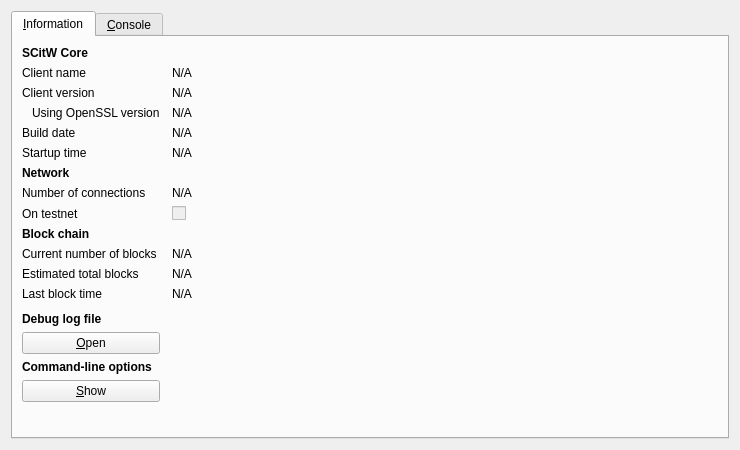
<?xml version="1.0" encoding="UTF-8"?>
<ui version="4.0">
 <class>RPCConsole</class>
 <widget class="QDialog" name="RPCConsole">
  <property name="geometry">
   <rect>
    <x>0</x>
    <y>0</y>
    <width>740</width>
    <height>450</height>
   </rect>
  </property>
  <property name="windowTitle">
   <string>SCitW - Debug window</string>
  </property>
  <layout class="QVBoxLayout" name="verticalLayout_2">
   <item>
    <widget class="QTabWidget" name="tabWidget">
     <property name="currentIndex">
      <number>0</number>
     </property>
     <widget class="QWidget" name="tab_info">
      <attribute name="title">
       <string>&amp;Information</string>
      </attribute>
      <layout class="QGridLayout" name="gridLayout" columnstretch="0,1">
       <property name="horizontalSpacing">
        <number>12</number>
       </property>
       <item row="0" column="0">
        <widget class="QLabel" name="label_9">
         <property name="font">
          <font>
           <weight>75</weight>
           <bold>true</bold>
          </font>
         </property>
         <property name="text">
          <string>SCitW Core</string>
         </property>
        </widget>
       </item>
       <item row="1" column="0">
        <widget class="QLabel" name="label_5">
         <property name="text">
          <string>Client name</string>
         </property>
        </widget>
       </item>
       <item row="1" column="1">
        <widget class="QLabel" name="clientName">
         <property name="cursor">
          <cursorShape>IBeamCursor</cursorShape>
         </property>
         <property name="text">
          <string>N/A</string>
         </property>
         <property name="textFormat">
          <enum>Qt::PlainText</enum>
         </property>
         <property name="textInteractionFlags">
          <set>Qt::LinksAccessibleByMouse|Qt::TextSelectableByKeyboard|Qt::TextSelectableByMouse</set>
         </property>
        </widget>
       </item>
       <item row="2" column="0">
        <widget class="QLabel" name="label_6">
         <property name="text">
          <string>Client version</string>
         </property>
        </widget>
       </item>
       <item row="2" column="1">
        <widget class="QLabel" name="clientVersion">
         <property name="cursor">
          <cursorShape>IBeamCursor</cursorShape>
         </property>
         <property name="text">
          <string>N/A</string>
         </property>
         <property name="textFormat">
          <enum>Qt::PlainText</enum>
         </property>
         <property name="textInteractionFlags">
          <set>Qt::LinksAccessibleByMouse|Qt::TextSelectableByKeyboard|Qt::TextSelectableByMouse</set>
         </property>
        </widget>
       </item>
       <item row="3" column="0">
        <widget class="QLabel" name="label_14">
         <property name="text">
          <string>Using OpenSSL version</string>
         </property>
         <property name="indent">
          <number>10</number>
         </property>
        </widget>
       </item>
       <item row="3" column="1">
        <widget class="QLabel" name="openSSLVersion">
         <property name="cursor">
          <cursorShape>IBeamCursor</cursorShape>
         </property>
         <property name="text">
          <string>N/A</string>
         </property>
         <property name="textFormat">
          <enum>Qt::PlainText</enum>
         </property>
         <property name="textInteractionFlags">
          <set>Qt::LinksAccessibleByMouse|Qt::TextSelectableByKeyboard|Qt::TextSelectableByMouse</set>
         </property>
        </widget>
       </item>
       <item row="4" column="0">
        <widget class="QLabel" name="label_12">
         <property name="text">
          <string>Build date</string>
         </property>
        </widget>
       </item>
       <item row="4" column="1">
        <widget class="QLabel" name="buildDate">
         <property name="cursor">
          <cursorShape>IBeamCursor</cursorShape>
         </property>
         <property name="text">
          <string>N/A</string>
         </property>
         <property name="textFormat">
          <enum>Qt::PlainText</enum>
         </property>
         <property name="textInteractionFlags">
          <set>Qt::LinksAccessibleByMouse|Qt::TextSelectableByKeyboard|Qt::TextSelectableByMouse</set>
         </property>
        </widget>
       </item>
       <item row="5" column="0">
        <widget class="QLabel" name="label_13">
         <property name="text">
          <string>Startup time</string>
         </property>
        </widget>
       </item>
       <item row="5" column="1">
        <widget class="QLabel" name="startupTime">
         <property name="cursor">
          <cursorShape>IBeamCursor</cursorShape>
         </property>
         <property name="text">
          <string>N/A</string>
         </property>
         <property name="textFormat">
          <enum>Qt::PlainText</enum>
         </property>
         <property name="textInteractionFlags">
          <set>Qt::LinksAccessibleByMouse|Qt::TextSelectableByKeyboard|Qt::TextSelectableByMouse</set>
         </property>
        </widget>
       </item>
       <item row="6" column="0">
        <widget class="QLabel" name="label_11">
         <property name="font">
          <font>
           <weight>75</weight>
           <bold>true</bold>
          </font>
         </property>
         <property name="text">
          <string>Network</string>
         </property>
        </widget>
       </item>
       <item row="7" column="0">
        <widget class="QLabel" name="label_7">
         <property name="text">
          <string>Number of connections</string>
         </property>
        </widget>
       </item>
       <item row="7" column="1">
        <widget class="QLabel" name="numberOfConnections">
         <property name="cursor">
          <cursorShape>IBeamCursor</cursorShape>
         </property>
         <property name="text">
          <string>N/A</string>
         </property>
         <property name="textFormat">
          <enum>Qt::PlainText</enum>
         </property>
         <property name="textInteractionFlags">
          <set>Qt::LinksAccessibleByMouse|Qt::TextSelectableByKeyboard|Qt::TextSelectableByMouse</set>
         </property>
        </widget>
       </item>
       <item row="8" column="0">
        <widget class="QLabel" name="label_8">
         <property name="text">
          <string>On testnet</string>
         </property>
        </widget>
       </item>
       <item row="8" column="1">
        <widget class="QCheckBox" name="isTestNet">
         <property name="enabled">
          <bool>false</bool>
         </property>
         <property name="text">
          <string/>
         </property>
        </widget>
       </item>
       <item row="9" column="0">
        <widget class="QLabel" name="label_10">
         <property name="font">
          <font>
           <weight>75</weight>
           <bold>true</bold>
          </font>
         </property>
         <property name="text">
          <string>Block chain</string>
         </property>
        </widget>
       </item>
       <item row="10" column="0">
        <widget class="QLabel" name="label_3">
         <property name="text">
          <string>Current number of blocks</string>
         </property>
        </widget>
       </item>
       <item row="10" column="1">
        <widget class="QLabel" name="numberOfBlocks">
         <property name="cursor">
          <cursorShape>IBeamCursor</cursorShape>
         </property>
         <property name="text">
          <string>N/A</string>
         </property>
         <property name="textFormat">
          <enum>Qt::PlainText</enum>
         </property>
         <property name="textInteractionFlags">
          <set>Qt::LinksAccessibleByMouse|Qt::TextSelectableByKeyboard|Qt::TextSelectableByMouse</set>
         </property>
        </widget>
       </item>
       <item row="11" column="0">
        <widget class="QLabel" name="label_4">
         <property name="text">
          <string>Estimated total blocks</string>
         </property>
        </widget>
       </item>
       <item row="11" column="1">
        <widget class="QLabel" name="totalBlocks">
         <property name="cursor">
          <cursorShape>IBeamCursor</cursorShape>
         </property>
         <property name="text">
          <string>N/A</string>
         </property>
         <property name="textFormat">
          <enum>Qt::PlainText</enum>
         </property>
         <property name="textInteractionFlags">
          <set>Qt::LinksAccessibleByMouse|Qt::TextSelectableByKeyboard|Qt::TextSelectableByMouse</set>
         </property>
        </widget>
       </item>
       <item row="12" column="0">
        <widget class="QLabel" name="label_2">
         <property name="text">
          <string>Last block time</string>
         </property>
        </widget>
       </item>
       <item row="12" column="1">
        <widget class="QLabel" name="lastBlockTime">
         <property name="cursor">
          <cursorShape>IBeamCursor</cursorShape>
         </property>
         <property name="text">
          <string>N/A</string>
         </property>
         <property name="textFormat">
          <enum>Qt::PlainText</enum>
         </property>
         <property name="textInteractionFlags">
          <set>Qt::LinksAccessibleByMouse|Qt::TextSelectableByKeyboard|Qt::TextSelectableByMouse</set>
         </property>
        </widget>
       </item>
       <item row="13" column="0">
        <spacer name="verticalSpacer_2">
         <property name="orientation">
          <enum>Qt::Vertical</enum>
         </property>
         <property name="sizeHint" stdset="0">
          <size>
           <width>20</width>
           <height>20</height>
          </size>
         </property>
        </spacer>
       </item>
       <item row="14" column="0">
        <widget class="QLabel" name="labelDebugLogfile">
         <property name="font">
          <font>
           <weight>75</weight>
           <bold>true</bold>
          </font>
         </property>
         <property name="text">
          <string>Debug log file</string>
         </property>
        </widget>
       </item>
       <item row="15" column="0">
        <widget class="QPushButton" name="openDebugLogfileButton">
         <property name="toolTip">
          <string>Open the SCitW debug log file from the current data directory. This can take a few seconds for large log files.</string>
         </property>
         <property name="text">
          <string>&amp;Open</string>
         </property>
         <property name="autoDefault">
          <bool>false</bool>
         </property>
        </widget>
       </item>
       <item row="16" column="0">
        <widget class="QLabel" name="labelCLOptions">
         <property name="font">
          <font>
           <weight>75</weight>
           <bold>true</bold>
          </font>
         </property>
         <property name="text">
          <string>Command-line options</string>
         </property>
        </widget>
       </item>
       <item row="17" column="0">
        <widget class="QPushButton" name="showCLOptionsButton">
         <property name="toolTip">
          <string>Show the SCitW-Qt help message to get a list with possible SCitW command-line options.</string>
         </property>
         <property name="text">
          <string>&amp;Show</string>
         </property>
         <property name="autoDefault">
          <bool>false</bool>
         </property>
        </widget>
       </item>
       <item row="18" column="0">
        <spacer name="verticalSpacer">
         <property name="orientation">
          <enum>Qt::Vertical</enum>
         </property>
         <property name="sizeHint" stdset="0">
          <size>
           <width>20</width>
           <height>40</height>
          </size>
         </property>
        </spacer>
       </item>
      </layout>
     </widget>
     <widget class="QWidget" name="tab_console">
      <attribute name="title">
       <string>&amp;Console</string>
      </attribute>
      <layout class="QVBoxLayout" name="verticalLayout_3">
       <property name="spacing">
        <number>3</number>
       </property>
       <item>
        <widget class="QTextEdit" name="messagesWidget">
         <property name="minimumSize">
          <size>
           <width>0</width>
           <height>100</height>
          </size>
         </property>
         <property name="readOnly">
          <bool>true</bool>
         </property>
         <property name="tabKeyNavigation" stdset="0">
          <bool>false</bool>
         </property>
         <property name="columnCount" stdset="0">
          <number>2</number>
         </property>
        </widget>
       </item>
       <item>
        <layout class="QHBoxLayout" name="horizontalLayout">
         <property name="spacing">
          <number>3</number>
         </property>
         <item>
          <widget class="QLabel" name="label">
           <property name="text">
            <string notr="true">&gt;</string>
           </property>
          </widget>
         </item>
         <item>
          <widget class="QLineEdit" name="lineEdit"/>
         </item>
         <item>
          <widget class="QPushButton" name="clearButton">
           <property name="maximumSize">
            <size>
             <width>24</width>
             <height>24</height>
            </size>
           </property>
           <property name="toolTip">
            <string>Clear console</string>
           </property>
           <property name="text">
            <string/>
           </property>
           <property name="icon">
            <iconset resource="../bitcoin.qrc">
             <normaloff>:/icons/remove</normaloff>:/icons/remove</iconset>
           </property>
           <property name="shortcut">
            <string notr="true">Ctrl+L</string>
           </property>
           <property name="autoDefault">
            <bool>false</bool>
           </property>
          </widget>
         </item>
        </layout>
       </item>
      </layout>
     </widget>
    </widget>
   </item>
  </layout>
 </widget>
 <resources>
  <include location="../bitcoin.qrc"/>
 </resources>
 <connections/>
</ui>
